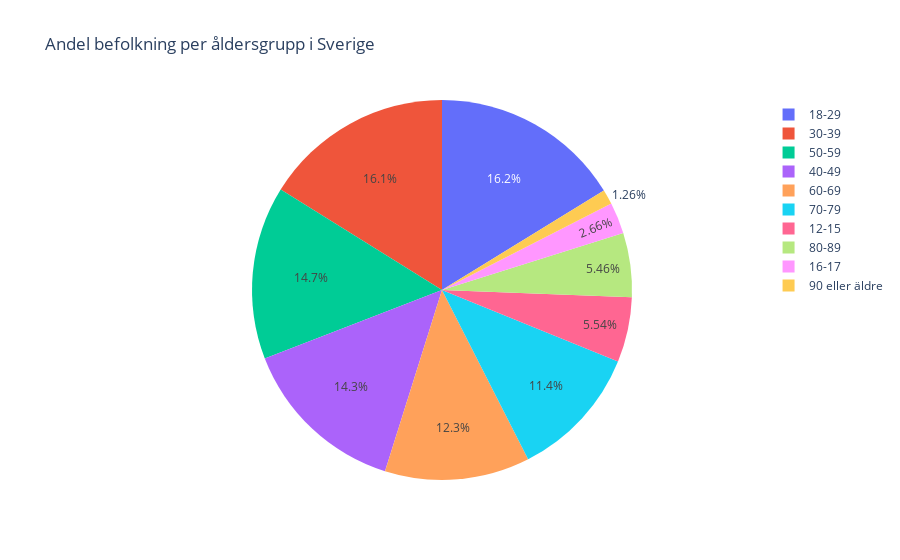

Source (notebook cell):
### Code cell
px.pie(values = df_pop_per_age["Befolkning"], names= df_pop_per_age["Ålder"], title="Andel befolkning per åldersgrupp i Sverige")

### Figure 1 — Plotly figure (JSON) as saved in the notebook; plotly's stock layout.template omitted (floating-point values rounded to 4 significant figures)
{"data": [{"domain": {"x": [0, 1], "y": [0, 1]}, "hovertemplate": "label=%{label}<br>value=%{value}<extra></extra>", "labels": ["12-15", "16-17", "18-29", "30-39", "40-49", "50-59", "60-69", "70-79", "80-89", "90 eller äldre"], "legendgroup": "", "name": "", "showlegend": true, "type": "pie", "values": [503831, 241539, 1475950, 1467590, 1298156, 1339798, 1121922, 1033113, 496750, 114141]}], "layout": {"legend": {"tracegroupgap": 0}, "title": {"text": "Andel befolkning per åldersgrupp i Sverige"}}}
